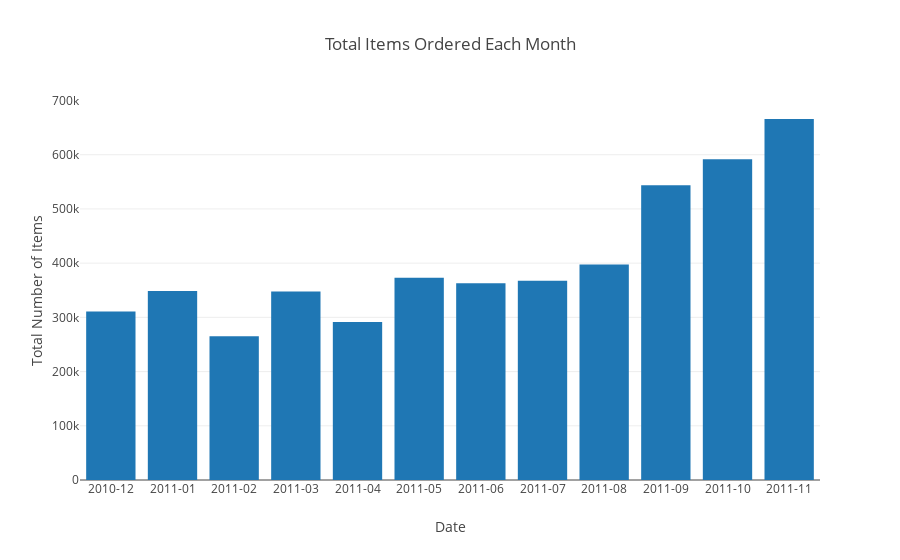

The notebook cell this image was saved under:
### Code cell
# graph total items ordered
items_data = [go.Bar(x = total_items['InvoicePeriod'],
                     y = total_items['Quantity'],)]

plot_layout = go.Layout(xaxis = dict(title = 'Date', type = 'category'),
                        yaxis = {'title':'Total Number of Items'},
                        title = 'Total Items Ordered Each Month')

fig = go.Figure(data = items_data, layout = plot_layout)
pyoff.iplot(fig)

### Figure 1 — Plotly figure (JSON) as saved in the notebook; plotly's stock layout.template omitted (floating-point values rounded to 4 significant figures)
{"data": [{"type": "bar", "uid": "2fc06c1b-f2e8-457e-b6ba-acf85111a1ee", "x": ["2010-12", "2011-01", "2011-02", "2011-03", "2011-04", "2011-05", "2011-06", "2011-07", "2011-08", "2011-09", "2011-10", "2011-11"], "y": [311048, 348473, 265027, 347582, 291366, 372864, 363014, 367360, 397373, 543652, 591543, 665923]}], "layout": {"title": {"text": "Total Items Ordered Each Month"}, "xaxis": {"title": {"text": "Date"}, "type": "category"}, "yaxis": {"title": {"text": "Total Number of Items"}}}}
